Frame 1 (no input): blank canvas, image omitted
Frame 60 (the mouse pressed at the canvas centre just before this capture): blank canvas, image omitted
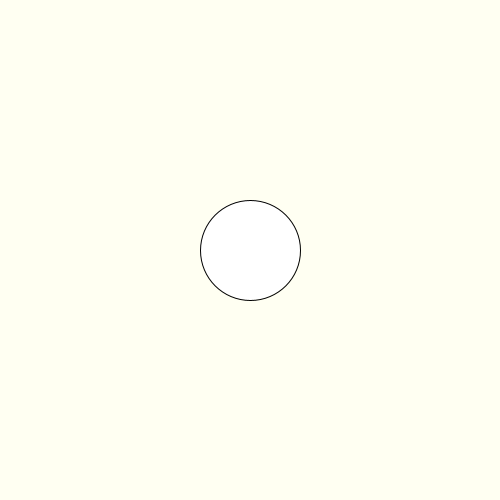
Frame 120 (the mouse held since frame 60 and released just before this capture)

The Processing sketch whose frames 1 and 60 were blank and that drew this single picture after the mouse press (run headless with seeded random() and noise(); from frame 60 on, the mouse is pressed at the canvas centre):

// Processing sketch: week18_11_animT_animation
// ── week18_11_animT_animation.pde
// week18_11_animT_animation
void setup(){
  size(500,500);
}
void draw(){
  background(#FFFFF2);
  if(animT>0){
    ellipse(250, 250, 100, 100);
    animT--;
  }
}
int animT = 0;
void mousePressed(){
  animT = 120;
}
